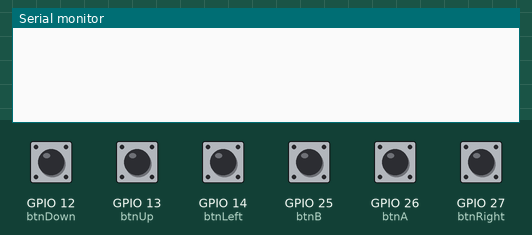
This sketch was run on a simulated ESP32. Shown: the last lines printed to the serial monitor. The inputs (shaded band) are chosen by the test bench; at power-on: GPIO 12 (btnDown), GPIO 13 (btnUp), GPIO 14 (btnLeft), GPIO 25 (btnB), GPIO 26 (btnA), GPIO 27 (btnRight) HIGH.

Above: at 1.2 s.
1.3 s: GPIO 12 (btnDown) pulled LOW for 0.15 s
At 2.6 s:
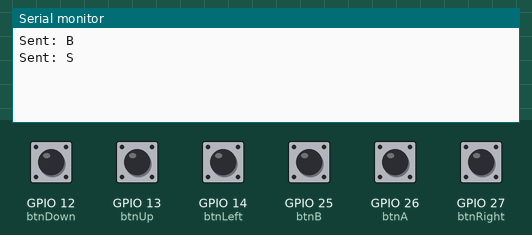
3.0 s: GPIO 13 (btnUp) pulled LOW for 0.15 s
At 3.16 s:
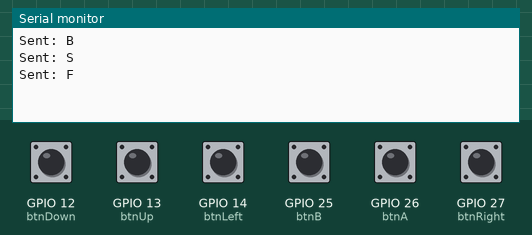
4.6 s: GPIO 14 (btnLeft) pulled LOW for 0.15 s
At 4.76 s:
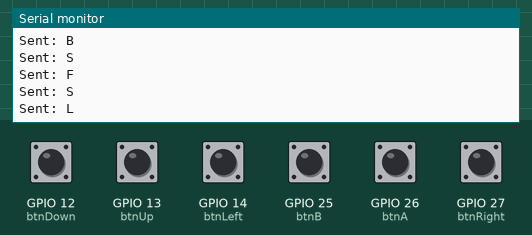
6.2 s: GPIO 25 (btnB) pulled LOW for 0.15 s
At 6.36 s:
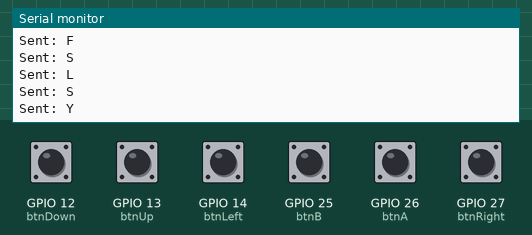
7.8 s: GPIO 26 (btnA) pulled LOW for 0.15 s
At 7.96 s:
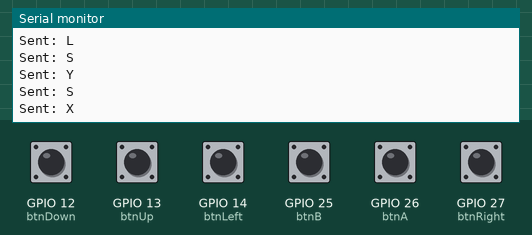
9.4 s: GPIO 27 (btnRight) pulled LOW for 0.15 s
At 9.56 s:
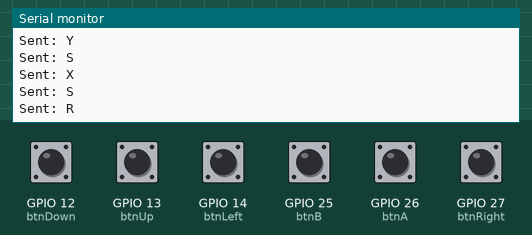

Measured:
- after the input at 1.3 s, the serial monitor: prints a new line at once (image 1)
- after the input at 3.0 s, the serial monitor: prints a new line at once (image 2)
- after the input at 4.6 s, the serial monitor: prints a new line at once (image 3)
- after the input at 6.2 s, the serial monitor: prints a new line at once (image 4)
- after the input at 7.8 s, the serial monitor: prints a new line at once (image 5)
- after the input at 9.4 s, the serial monitor: prints a new line at once (image 6)

The sketch:

ESPNOW_Master.ino
```cpp
//MASTER

#include <WiFi.h>
#include <esp_now.h>

uint8_t broadcastAddress[] = {0x08, 0xD1, 0xF9, 0xDD, 0x57, 0x84};

const int btnUp = 13;
const int btnDown = 12;
const int btnLeft = 14;
const int btnRight = 27;
const int btnA = 26;
const int btnB = 25;

char lastSent = 'S';

void setup() {
  Serial.begin(115200);

  WiFi.mode(WIFI_STA);
  if (esp_now_init() != ESP_OK) {
    Serial.println("Error initializing ESP-NOW");
    return;
  }

  esp_now_peer_info_t peerInfo = {};
  memcpy(peerInfo.peer_addr, broadcastAddress, 6);
  peerInfo.channel = 0;
  peerInfo.encrypt = false;

  if (esp_now_add_peer(&peerInfo) != ESP_OK) {
    Serial.println("Failed to add peer");
    return;
  }

  pinMode(btnUp, INPUT_PULLUP);
  pinMode(btnDown, INPUT_PULLUP);
  pinMode(btnLeft, INPUT_PULLUP);
  pinMode(btnRight, INPUT_PULLUP);
  pinMode(btnA, INPUT_PULLUP);
  pinMode(btnB, INPUT_PULLUP);
}

void loop() {
  char cmd = 'S';

  if (digitalRead(btnUp) == LOW) cmd = 'F';
  else if (digitalRead(btnDown) == LOW) cmd = 'B';
  else if (digitalRead(btnLeft) == LOW) cmd = 'L';
  else if (digitalRead(btnRight) == LOW) cmd = 'R';
  else if (digitalRead(btnA) == LOW) cmd = 'X';
  else if (digitalRead(btnB) == LOW) cmd = 'Y';

  if (cmd != lastSent) {
    esp_now_send(broadcastAddress, (uint8_t *)&cmd, sizeof(cmd));
    lastSent = cmd;
    Serial.print("Sent: ");
    Serial.println(cmd);
  }

  delay(100); // debounce + reduce traffic
}
```
